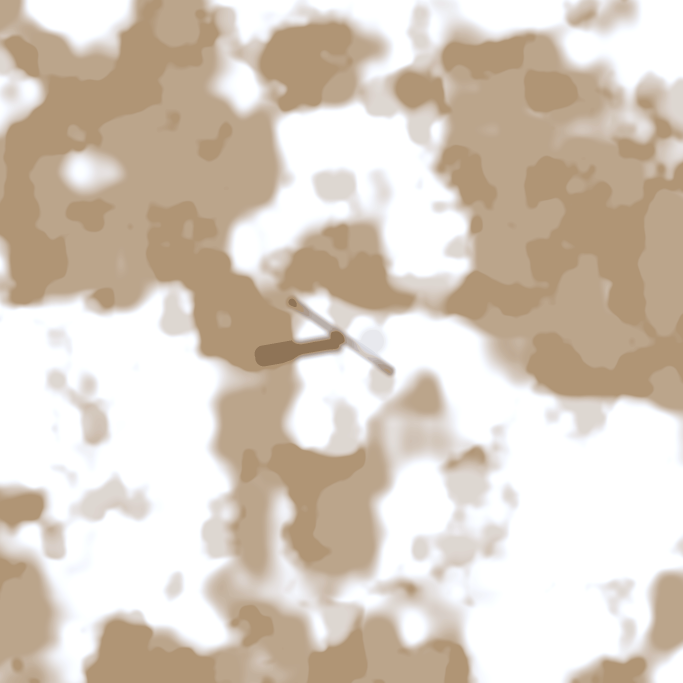
#> input picture assets/gfx_review/ground_albedo.png, 2048 x 2048 px (shown at 1/3 size)
$ python -i build_textures_m2.py   (imports and definitions only)
#> lines starting #> are read from the running program, lines starting #| are printed output that depends on the picture
#> further down, picture is the input picture: PIL image 2048x2048 RGB; mean R, G, B 215.2, 203.1, 189.7
#!/usr/bin/env python3
"""M2 texture pass (build-time tool, not shipped).

Inputs: ambientCG 1K-JPG sets (CC0, https://ambientcg.com) unpacked in /tmp/acg.
Outputs (res://assets/textures/):
  terrain/terrain_albedo.png   7 slices of 1024x1024, stacked vertically (Texture2DArray)
  terrain/terrain_nrao.png     same layout: R,G = NormalGL x,y; B = roughness; A = AO
  terrain/terrain_detail.png   512x512: R = micro detail luma, G,B = detail normal x,y
  terrain/terrain_macro.png    512x512: R = brightness variation, G = warm/cool, B = dryness
  decals/ground_decals.png     1024x1024 RGBA atlas, 4x4 cells (procedural, original)
  materials/weather.png        512x512: R = grime, G = panel lines, B = edge wear/scratches, A = rust mask
  materials/rust.png           512x512 rust colour (ambientCG Rust004 / Metal grime, CC0)
  materials/stencils.png       512x512 RGBA stencil sheet (procedural, original)
"""
import glob, math, os, random
from PIL import Image, ImageChops, ImageDraw, ImageFilter, ImageOps

ACG = "/tmp/acg"
OUT = os.path.join(os.path.dirname(__file__), "..", "assets", "textures")
S = 1024
# layer order must match terrain.gdshader
LAYERS = [("sand", "Ground097"), ("dirt", "Ground109"), ("grass", "Grass004"), ("asphalt", "Asphalt033"),
          ("rock", "Rock063"), ("riverbed", "Gravel035"), ("concrete", "Concrete034")]

def src(name, kind):
    f = glob.glob(f"{ACG}/{name}/*_{kind}.jpg")
    return Image.open(f[0]) if f else None

# [9 lines left out: function square, not called in this run]

def desert_rock(im):
    # Rock063 is mossy; desaturate and warm it so it reads as sun-baked desert rock
    g = ImageOps.grayscale(im).convert("RGB")
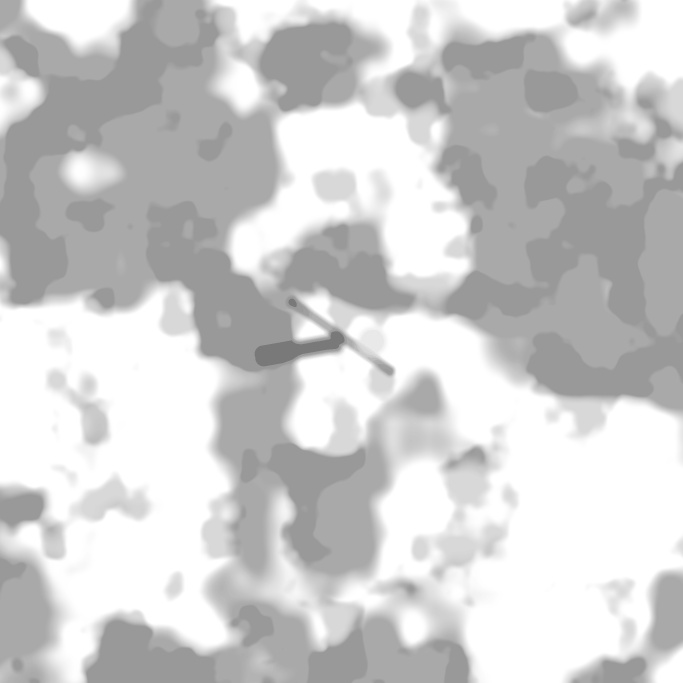
#> g: PIL image 2048x2048 RGB (shown at 1/3 size); min 121, max 255, mean 205.2
    warm = Image.merge("RGB", [p.point(lambda v, k=k: min(255, int(v * k))) for p, k in zip(g.split(), (1.12, 1.0, 0.84))])
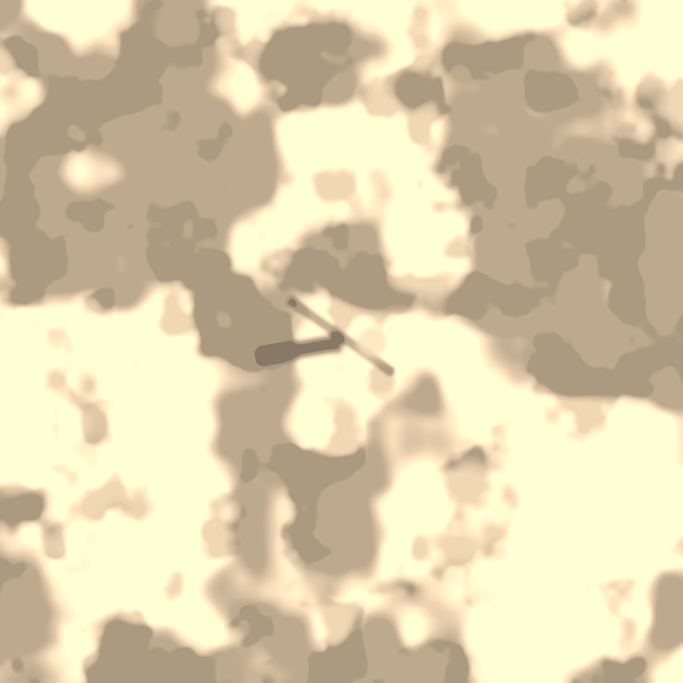
#> warm: PIL image 2048x2048 RGB (shown at 1/3 size); mean R, G, B 218.9, 205.2, 171.8
    return Image.blend(im, warm, 0.78)

# [30 lines left out: function build_terrain, not called in this run]

# ---------------------------------------------------------------- M2.5 map environments
# Same 7 layers (same splat meaning) with environment materials; asphalt and concrete slices are
# copied from the desert set (already built). ambientCG sets, all CC0.
ENV_LAYERS = {
    "winter": [("snow", "Snow006"), ("frozen_dirt", "Ground054"), ("snowy_grass", "Snow004"), None,
               ("snowy_rock", "Rock035"), ("ice", "Ice002"), None],
    "temperate": [("meadow", "Grass001"), ("mud", "Ground037"), ("grass", "Grass004"), None,
                  ("rock", "Rock023"), ("riverbed", "Gravel035"), ("paving", "PavingStones130")],
    # M2.5 Ochre Wells: pale dune sand, cracked dry flats, sandy scrub, ochre mesa rock, wadi gravel
    "arid": [("dune_sand", "Ground090"), ("dry_flat", "Ground102"), ("sandy_scrub", "Ground054"), None,
             ("mesa_rock", "Rock061"), ("wadi_gravel", "Ground079S"), None],
}

# [27 lines left out: function build_terrain_env, not called in this run]

# ---------------------------------------------------------------- decals (original, procedural)
def cell_img():
    return Image.new("RGBA", (256, 256), (0, 0, 0, 0))

# [145 lines left out: functions tire_tracks, cracks, oil, rubble, sand_drift, build_decals and 1 more, not called in this run]

# [6 lines not run here, left out]

>>> from PIL import Image
>>> picture = Image.open('../assets/gfx_review/ground_albedo.png')
>>> result = desert_rock(picture)
